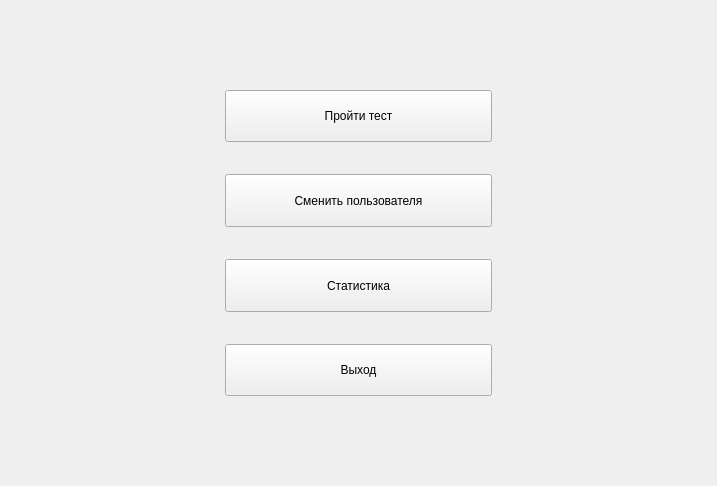
<?xml version="1.0" encoding="UTF-8"?>
<ui version="4.0">
 <class>MenuWindow</class>
 <widget class="QWidget" name="MenuWindow">
  <property name="geometry">
   <rect>
    <x>0</x>
    <y>0</y>
    <width>717</width>
    <height>486</height>
   </rect>
  </property>
  <property name="windowTitle">
   <string>Form</string>
  </property>
  <layout class="QHBoxLayout" name="horizontalLayout_2">
   <item>
    <layout class="QHBoxLayout" name="horizontalLayout" stretch="4,5,4">
     <item>
      <spacer name="horizontalSpacer">
       <property name="orientation">
        <enum>Qt::Horizontal</enum>
       </property>
       <property name="sizeHint" stdset="0">
        <size>
         <width>168</width>
         <height>20</height>
        </size>
       </property>
      </spacer>
     </item>
     <item>
      <layout class="QVBoxLayout" name="verticalLayout" stretch="3,2,1,2,1,2,1,2,3">
       <item>
        <spacer name="verticalSpacer_4">
         <property name="orientation">
          <enum>Qt::Vertical</enum>
         </property>
         <property name="sizeHint" stdset="0">
          <size>
           <width>20</width>
           <height>40</height>
          </size>
         </property>
        </spacer>
       </item>
       <item>
        <widget class="QPushButton" name="completeTestButton">
         <property name="sizePolicy">
          <sizepolicy hsizetype="Minimum" vsizetype="Preferred">
           <horstretch>0</horstretch>
           <verstretch>0</verstretch>
          </sizepolicy>
         </property>
         <property name="styleSheet">
          <string notr="true">QPushButton{
    width: 200
    height: 90
    Rectangle {
        id: rectangle
        color: &quot;#49aee4&quot;
        radius: 30
        anchors.fill: parent

        Text {
            id: element
            text: qsTr(&quot;Button&quot;)
            anchors.fill: parent
            wrapMode: Text.NoWrap
            verticalAlignment: Text.AlignVCenter
            font.family: &quot;Verdana&quot;
            fontSizeMode: Text.Fit
            horizontalAlignment: Text.AlignHCenter
            font.pixelSize: 39
        }
    }

}
</string>
         </property>
         <property name="text">
          <string>Пройти тест</string>
         </property>
        </widget>
       </item>
       <item>
        <spacer name="verticalSpacer">
         <property name="orientation">
          <enum>Qt::Vertical</enum>
         </property>
         <property name="sizeHint" stdset="0">
          <size>
           <width>20</width>
           <height>18</height>
          </size>
         </property>
        </spacer>
       </item>
       <item>
        <widget class="QPushButton" name="changeUserButton">
         <property name="sizePolicy">
          <sizepolicy hsizetype="Minimum" vsizetype="Preferred">
           <horstretch>0</horstretch>
           <verstretch>0</verstretch>
          </sizepolicy>
         </property>
         <property name="text">
          <string>Сменить пользователя</string>
         </property>
        </widget>
       </item>
       <item>
        <spacer name="verticalSpacer_2">
         <property name="orientation">
          <enum>Qt::Vertical</enum>
         </property>
         <property name="sizeHint" stdset="0">
          <size>
           <width>20</width>
           <height>18</height>
          </size>
         </property>
        </spacer>
       </item>
       <item>
        <widget class="QPushButton" name="openStatisticsButton">
         <property name="sizePolicy">
          <sizepolicy hsizetype="Minimum" vsizetype="Preferred">
           <horstretch>0</horstretch>
           <verstretch>0</verstretch>
          </sizepolicy>
         </property>
         <property name="text">
          <string>Статистика</string>
         </property>
        </widget>
       </item>
       <item>
        <spacer name="verticalSpacer_3">
         <property name="orientation">
          <enum>Qt::Vertical</enum>
         </property>
         <property name="sizeHint" stdset="0">
          <size>
           <width>20</width>
           <height>28</height>
          </size>
         </property>
        </spacer>
       </item>
       <item>
        <widget class="QPushButton" name="quitButton">
         <property name="sizePolicy">
          <sizepolicy hsizetype="Minimum" vsizetype="Preferred">
           <horstretch>0</horstretch>
           <verstretch>0</verstretch>
          </sizepolicy>
         </property>
         <property name="text">
          <string>Выход</string>
         </property>
        </widget>
       </item>
       <item>
        <spacer name="verticalSpacer_5">
         <property name="orientation">
          <enum>Qt::Vertical</enum>
         </property>
         <property name="sizeHint" stdset="0">
          <size>
           <width>20</width>
           <height>40</height>
          </size>
         </property>
        </spacer>
       </item>
      </layout>
     </item>
     <item>
      <spacer name="horizontalSpacer_2">
       <property name="orientation">
        <enum>Qt::Horizontal</enum>
       </property>
       <property name="sizeHint" stdset="0">
        <size>
         <width>168</width>
         <height>20</height>
        </size>
       </property>
      </spacer>
     </item>
    </layout>
   </item>
  </layout>
 </widget>
 <resources/>
 <connections/>
</ui>
